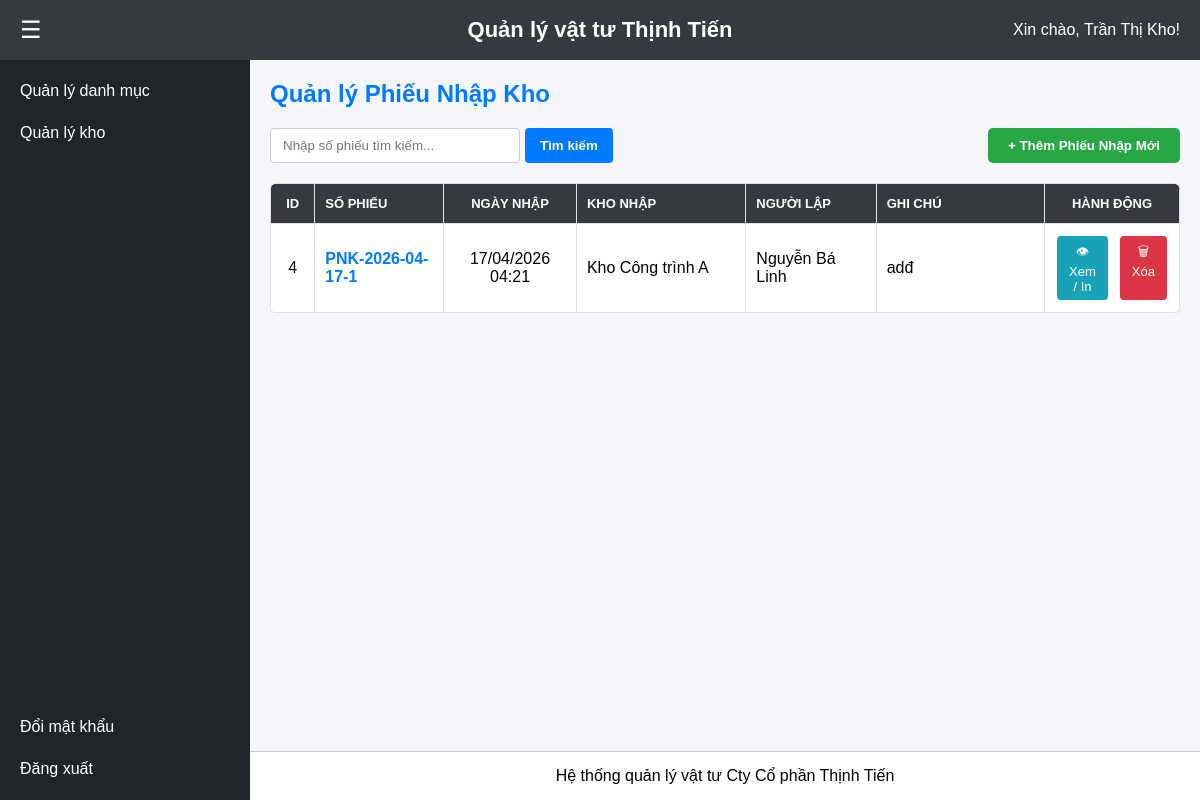
The page /quanlyphieunhapkho.php (signed in) on the database its author committed.
### tables this page shows
CREATE TABLE IF NOT EXISTS `nguoi_dung` (
  `id_nguoi_dung` int(11) NOT NULL AUTO_INCREMENT,
  `tai_khoan` varchar(50) NOT NULL,
  `mat_khau` varchar(255) NOT NULL,
  `ho_ten` varchar(100) NOT NULL,
  `id_vai_tro` int(11) DEFAULT NULL,
  PRIMARY KEY (`id_nguoi_dung`),
  UNIQUE KEY `tai_khoan` (`tai_khoan`),
  KEY `fk_nguoidung_vaitro` (`id_vai_tro`)
);

CREATE TABLE IF NOT EXISTS `phieu_nhap_kho` (
  `id_phieu_nhap` int(11) NOT NULL AUTO_INCREMENT,
  `so_phieu` varchar(50) NOT NULL,
  `ngay_nhap` datetime DEFAULT current_timestamp(),
  `id_kho` int(11) DEFAULT NULL,
  `id_ncc` int(11) DEFAULT NULL,
  `id_nguoi_lap` int(11) DEFAULT NULL,
  `ghi_chu` text DEFAULT NULL,
  PRIMARY KEY (`id_phieu_nhap`),
  UNIQUE KEY `so_phieu` (`so_phieu`),
  KEY `fk_pnhap_kho` (`id_kho`),
  KEY `fk_pnhap_ncc` (`id_ncc`),
  KEY `fk_pnhap_nguoi` (`id_nguoi_lap`)
);

CREATE TABLE IF NOT EXISTS `kho` (
  `id_kho` int(11) NOT NULL AUTO_INCREMENT,
  `ten_kho` varchar(100) NOT NULL,
  `dia_chi` text DEFAULT NULL,
  PRIMARY KEY (`id_kho`)
);

### quanlyphieunhapkho.php (the view, shortened to what this page needs)
<?php
include 'db_connect.php';
$search = isset($_GET['search']) ? mysqli_real_escape_string($conn, $_GET['search']) : "";
?>
<!DOCTYPE html>
<html lang="vi">
<head>
    <link rel="stylesheet" href="/css/style.css?v=<?php echo time(); ?>">
</head>
<body>
    <?php include 'includes/header.php'; ?>
    <div class="wrapper">
        <?php include 'includes/sidebar.php'; ?>
        <div class="main-content">
            <main>
                <?php
                if (isset($_GET['action']) && $_GET['action'] == 'view' && isset($_GET['id'])):
                    $id_view = intval($_GET['id']);
                    $sql_phieu = "SELECT p.*, k.ten_kho, nd.ho_ten as nguoi_lap
                                  FROM phieu_nhap_kho p
                                  LEFT JOIN kho k ON p.id_kho = k.id_kho
                                  LEFT JOIN nguoi_dung nd ON p.id_nguoi_lap = nd.id_nguoi_dung
                                  WHERE p.id_phieu_nhap = '$id_view'";
                    $phieu = mysqli_fetch_assoc(mysqli_query($conn, $sql_phieu));
                    if (!$phieu) {
                        echo "<script>alert('Không tìm thấy phiếu nhập này!'); window.location.href='quanlyphieunhapkho.php';</script>";
                        exit;
                    }
                    $ten_ncc = "Không có dữ liệu";
                    if ($phieu['id_ncc'] > 0) {
                        $ncc_check = @mysqli_query($conn, "SELECT ten_ncc FROM nha_cung_cap WHERE id_ncc='{$phieu['id_ncc']}'");
                        if ($ncc_check && mysqli_num_rows($ncc_check) > 0) {
                            $ten_ncc = mysqli_fetch_assoc($ncc_check)['ten_ncc'];
                        }
                    }
                ?>
                    <div class="no-print" style="margin-bottom: 20px;">
                        <a href="quanlyphieunhapkho.php" class="btn-back">&laquo; Quay lại</a>
                        <button onclick="window.print()" class="btn-print">🖨 In Phiếu Nhập</button>
                    </div>
                    <div id="khuVucInPhieu" style="background: white; padding: 30px; border-radius: 8px; box-shadow: 0 2px 8px rgba(0,0,0,0.1);">
                        <div style="display: flex; justify-content: space-between; border-bottom: 2px solid #000; padding-bottom: 10px; margin-bottom: 20px;">
                            <div>
                                <h3 style="margin:0; color:#000;">CÔNG TY CỔ PHẦN THỊNH TIẾN</h3>
                                <p style="margin:5px 0 0 0; font-size:14px; color:#333;">Giải pháp Vật tư hàng đầu</p>
                            </div>
                            <div style="text-align: right;">
                                <p style="margin:0; font-weight:bold; color:#000;">Mẫu số: 01-VT</p>
                                <p style="margin:5px 0 0 0; font-size:14px; color:#333;">Ban hành theo Thông tư số 200/2014/TT-BTC</p>
                            </div>
                        </div>
                        <div style="text-align: center; margin-bottom: 25px;">
                            <h2 style="margin: 0; font-size: 26px; text-transform: uppercase; color:#000;">Phiếu Nhập Kho</h2>
                            <p style="margin: 5px 0; font-size: 16px; color:#000;">Ngày nhập: <strong><?=date('d/m/Y', strtotime($phieu['ngay_nhap']))?></strong></p>
                            <p style="margin: 0; font-size: 14px; color:#000;">Số phiếu: <strong><?=$phieu['so_phieu']?></strong></p>
                        </div>
                        <div style="margin-bottom: 20px; font-size: 16px; line-height: 1.6; color:#000;">
                            <p style="margin:0;">- Họ tên người giao hàng / NCC: <strong><?=$ten_ncc?></strong></p>
                            <p style="margin:0;">- Nhập tại kho: <strong><?=$phieu['ten_kho']?></strong></p>
                            <p style="margin:0;">- Diễn giải / Ghi chú: <?=$phieu['ghi_chu']?></p>
                        </div>
                        <table class="print-table">
                            <thead>
                                <tr>
                                    <th width="5%">STT</th>
                                    <th width="15%">Mã vật tư</th>
                                    <th width="30%">Tên vật tư</th>
                                    <th width="10%">ĐVT</th>
                                    <th width="10%">Số lượng</th>
                                    <th width="15%">Đơn giá</th>
                                    <th width="15%">Thành tiền</th>
                                </tr>
                            </thead>
                            <tbody>
                                <?php
                                $sql_ct = "SELECT ct.*, vt.ma_vat_tu, vt.ten_vat_tu, d.ten_don_vi_tinh
                                           FROM chi_tiet_nhap_kho ct
                                           JOIN vat_tu vt ON ct.id_vat_tu = vt.id_vat_tu
                                           LEFT JOIN don_vi_tinh d ON vt.id_dvt = d.id_dvt
                                           WHERE ct.id_phieu_nhap = '$id_view'";
                                $result_ct = mysqli_query($conn, $sql_ct);
                                $stt = 1;
                                $tong_tien = 0;
                                while ($item = mysqli_fetch_assoc($result_ct)) {
                                    $thanh_tien = $item['so_luong'] * $item['don_gia'];
                                    $tong_tien += $thanh_tien;
                                    echo "<tr>";
                                    echo "<td>{$stt}</td>";
                                    echo "<td>{$item['ma_vat_tu']}</td>";
                                    echo "<td style='text-align:left;'>{$item['ten_vat_tu']}</td>";
                                    echo "<td>{$item['ten_don_vi_tinh']}</td>";
                                    echo "<td><strong>{$item['so_luong']}</strong></td>";
                                    echo "<td style='text-align:right;'>" . number_format($item['don_gia'], 0, ',', '.') . "</td>";
                                    echo "<td style='text-align:right; font-weight:bold;'>" . number_format($thanh_tien, 0, ',', '.') . " đ</td>";
                                    echo "</tr>";
                                    $stt++;
                                }
                                ?>
                                <tr>
                                    <td colspan="6" style="text-align:right; font-weight:bold; text-transform:uppercase; font-size:16px;">Cộng thành tiền:</td>
                                    <td style="text-align:right; font-weight:bold; color:#dc3545; font-size:16px;"><?=number_format($tong_tien, 0, ',', '.')?> đ</td>
                                </tr>
                            </tbody>
                        </table>
                        <div class="print-signature">
                            <div>
                                <p>Người lập phiếu</p>
                                <p style="font-weight: normal; font-style: italic; font-size: 13px;">(Ký, họ tên)</p>
                                <br><br><br>
                                <p><?=$phieu['nguoi_lap']?></p>
                            </div>
                            <div>
                                <p>Người giao hàng</p>
                                <p style="font-weight: normal; font-style: italic; font-size: 13px;">(Ký, họ tên)</p>
                            </div>
                            <div>
                                <p>Thủ kho</p>
                                <p style="font-weight: normal; font-style: italic; font-size: 13px;">(Ký, họ tên)</p>
                            </div>
                            <div>
                                <p>Kế toán trưởng</p>
                                <p style="font-weight: normal; font-style: italic; font-size: 13px;">(Ký, họ tên)</p>
                            </div>
                        </div>
                    </div>
                <?php else: ?>
                    <div class="toolbar">
                        <h2 class="page-title" style="margin: 0; color: #007bff;">Quản lý Phiếu Nhập Kho</h2>
                    </div>
                    <div style="display: flex; justify-content: space-between; margin-bottom: 20px;">
                        <form method="GET" style="display: flex; gap: 5px;">
                            <input type="text" name="search" placeholder="Nhập số phiếu tìm kiếm..." value="<?=htmlspecialchars($search)?>" style="padding: 8px 12px; width: 250px; border: 1px solid #ccc; border-radius: 4px;">
                            <button type="submit" style="padding: 8px 15px; background:#007bff; color:white; border:none; border-radius:4px; font-weight:bold; cursor:pointer;">Tìm kiếm</button>
                        </form>
                        <button class="btn-add" onclick="openAddModal()">+ Thêm Phiếu Nhập Mới</button>
                    </div>
                    <div style="overflow-x: auto;">
                        <table class="data-table">
                            <thead>
                                <tr>
                                    <th width="5%" class="text-center">ID</th>
                                    <th width="15%" class="text-left">Số Phiếu</th>
                                    <th width="15%" class="text-center">Ngày Nhập</th>
                                    <th width="20%" class="text-left">Kho Nhập</th>
                                    <th width="15%" class="text-left">Người Lập</th>
                                    <th width="20%" class="text-left">Ghi chú</th>
                                    <th width="10%" class="text-center">Hành động</th>
                                </tr>
                            </thead>
                            <tbody>
                                <?php
                                $q = "SELECT p.*, k.ten_kho, nd.ho_ten as nguoi_lap
                                      FROM phieu_nhap_kho p
                                      LEFT JOIN kho k ON p.id_kho = k.id_kho
                                      LEFT JOIN nguoi_dung nd ON p.id_nguoi_lap = nd.id_nguoi_dung";
                                $q .= " ORDER BY p.id_phieu_nhap DESC";
                                $res = mysqli_query($conn, $q);
                                if (mysqli_num_rows($res) > 0) {
                                    while($r = mysqli_fetch_assoc($res)) {
                                        $ngay_nhap = date('d/m/Y H:i', strtotime($r['ngay_nhap']));
                                        echo "<tr>";
                                        echo "<td class='text-center'>".$r['id_phieu_nhap']."</td>";
                                        echo "<td class='text-left' style='font-weight:bold; color:#007bff;'>".$r['so_phieu']."</td>";
                                        echo "<td class='text-center'>".$ngay_nhap."</td>";
                                        echo "<td class='text-left'>".$r['ten_kho']."</td>";
                                        echo "<td class='text-left'>".$r['nguoi_lap']."</td>";
                                        echo "<td class='text-left'>".$r['ghi_chu']."</td>";
                                        echo "<td class='text-center'>
                                                <div style='display: flex; justify-content: center; gap: 8px;'>
                                                    <a href='quanlyphieunhapkho.php?action=view&id=".$r['id_phieu_nhap']."' class='btn-action btn-view' style='background:#17a2b8; color:white; padding:6px 12px; border-radius:4px; text-decoration:none; font-size:13px;'>👁 Xem / In</a>
                                                    <a href='quanlyphieunhapkho.php?delete=".$r['id_phieu_nhap']."' class='btn-action btn-delete' style='padding:6px 12px; font-size:13px;' onclick='return confirm(\"CẢNH BÁO: Xóa phiếu nhập này sẽ tự động trừ số lượng vật tư tương ứng trong kho. Bạn có chắc chắn?\");'>🗑 Xóa</a>
                                                </div>
                                              </td>";
                                        echo "</tr>";
                                    }
                                } else {
                                    echo "<tr><td colspan='7' class='text-center' style='padding: 30px; color:#888;'>Không có dữ liệu phiếu nhập!</td></tr>";
                                }
                                ?>
                            </tbody>
                        </table>
                    </div>
                <?php endif; ?>
            </main>
            <?php include 'includes/footer.php'; ?>
        </div>
    </div>
</body>
</html>

### includes/header.php (shortened to what this page needs)
<?php
include 'db_connect.php';
$id_nguoi_dung = $_SESSION['id_nguoi_dung'];
$sql = "SELECT * FROM nguoi_dung WHERE id_nguoi_dung='$id_nguoi_dung'";
$result_user = mysqli_query($conn, $sql);
if ($row = mysqli_fetch_assoc($result_user)) {
    $ho_ten = $row['ho_ten'];
} else {
    $ho_ten = "Admin";
}
?>
<header>
    <div class="header-left">
        <button class="btn-toggle" onclick="dongMoSidebar()">☰</button>
    </div>
    <div class="header-center">
        Quản lý vật tư Thịnh Tiến
    </div>
    <div class="header-right">
        Xin chào, <?php echo $ho_ten; ?>!
    </div>
</header>

### css/style.css (style rules this page uses)
* { margin: 0; padding: 0; box-sizing: border-box; font-family: Arial, sans-serif; }
body { display: flex; flex-direction: column; height: 100vh; }
header { display: flex; align-items: center; background-color: #343a40; color: white; height: 60px; padding: 0 20px; }
.header-left { flex: 1; display: flex; justify-content: flex-start; }
.header-center { flex: 1; display: flex; justify-content: center; font-size: 22px; font-weight: bold; }
.header-right { flex: 1; display: flex; justify-content: flex-end; }
.btn-toggle { background: transparent; border: none; color: white; font-size: 24px; cursor: pointer; }
.wrapper { display: flex; flex: 1; overflow: hidden; }
.main-content { flex: 1; display: flex; flex-direction: column; background: #f4f6f9; }
main { flex: 1; padding: 20px; }
.btn-action { padding: 5px 10px; color: white; text-decoration: none; border-radius: 4px; font-size: 13px; margin: 0 2px; display: inline-block; }
.btn-delete { background-color: #dc3545; }
.text-center { text-align: center; }
.text-left { text-align: left; }
.btn-action { padding: 6px 12px; font-size: 12px; border-radius: 4px; text-decoration: none; color: white; margin: 0 2px; }

### quanlyphieunhapkho.php (style rules this page uses)
.toolbar { display: flex; justify-content: space-between; margin-bottom: 20px; align-items: center; }
.btn-add { background-color: #28a745; color: white; padding: 10px 20px; border: none; border-radius: 5px; cursor: pointer; font-weight: bold; }
.data-table { width: 100%; border-collapse: collapse; background: white; box-shadow: 0 2px 8px rgba(0,0,0,0.1); border-radius: 8px; overflow: hidden; }
.data-table th, .data-table td { padding: 12px 10px; border: 1px solid #e0e0e0; vertical-align: middle; }
.data-table thead th { background-color: #343a40; color: white; text-transform: uppercase; font-size: 13px; }

### rows shown on the page
nguoi_dung: ho_ten "Trần Thị Kho"
phieu_nhap_kho: id_phieu_nhap "4", so_phieu "PNK-2026-04-17-1", ngay_nhap "17/04/2026 04:21", id_kho.ten_kho "Kho Công trình A", id_nguoi_lap.ho_ten "Nguyễn Bá Linh", ghi_chu "adđ"
